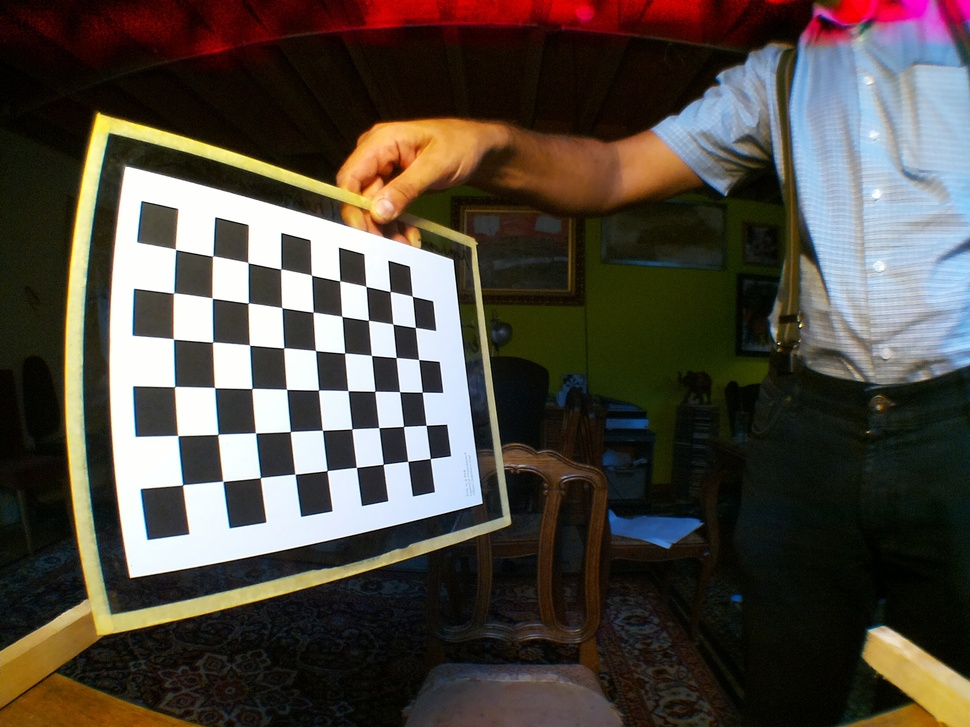
#> input picture camera_calibration/images/take2_picture_12.jpg, 970 x 727 px, shrunk from 2592 x 1944 before the run; its folder holds 4 pictures in this run
$ python calibrate.py
#> lines starting #> are read from the running program, lines starting #| are printed output that depends on the picture
# https://docs.opencv.org/3.0-beta/doc/py_tutorials/py_calib3d/py_calibration/py_calibration.html#calibration
# run as python3 calibrate.py
import numpy as np
import cv2
import glob

# termination criteria
criteria = (cv2.TERM_CRITERIA_EPS + cv2.TERM_CRITERIA_MAX_ITER, 30, 0.001)

# prepare object points, like (0,0,0), (1,0,0), (2,0,0) ....,(6,5,0)
objp = np.zeros((6*9,3), np.float32)
objp[:,:2] = np.mgrid[0:9,0:6].T.reshape(-1,2)

# Arrays to store object points and image points from all the images.
objpoints = [] # 3d point in real world space
imgpoints = [] # 2d points in image plane.

images = glob.glob('images/*.jpg')

_img_shape = None
for fname in images:
    img = cv2.imread(fname)
#> img is the input picture: shape (727, 970, 3); mean B, G, R 64.9, 72.8, 79.2

    if _img_shape == None:
        _img_shape = img.shape[:2]
    else:
        assert _img_shape == img.shape[:2], "All images must share the same size."
    gray = cv2.cvtColor(img,cv2.COLOR_BGR2GRAY)
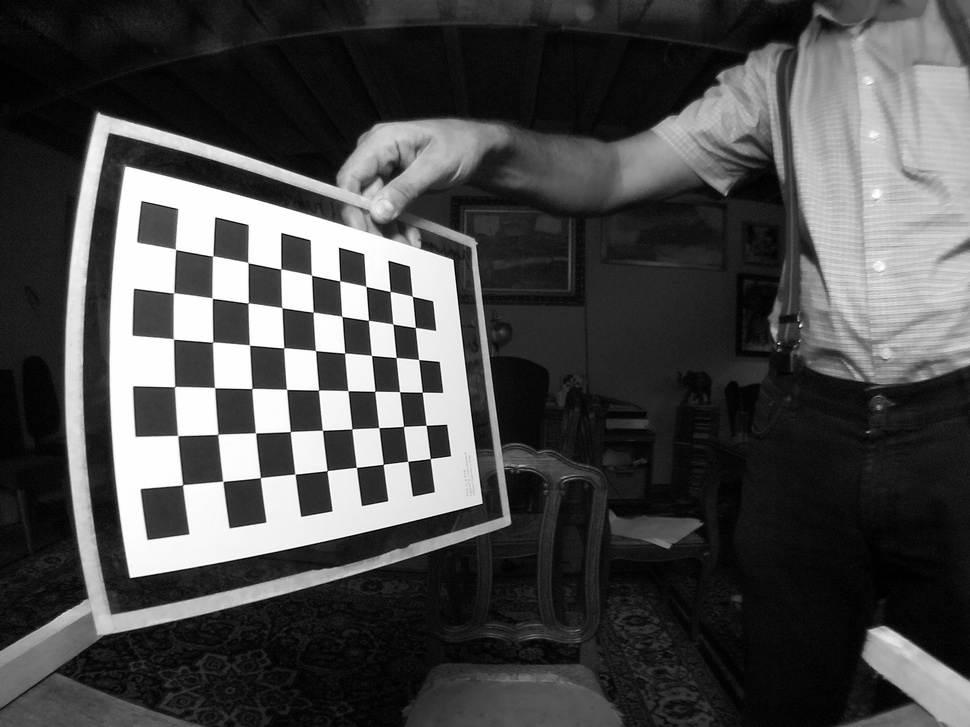
#> gray: shape (727, 970); min 0, max 255, mean 73.8

    # Find the chess board corners
    ret, corners = cv2.findChessboardCorners(gray, (9,6),None)
#> ret = True; corners = 54 rows, first 8: [175.7, 249.5], [212.6, 256], [248.2, 262.7], [280.8, 269.1], [311.6, 275.3], [339.7, 280.7], [366, 286.5], [390.1, 291.5]

    # If found, add object points, image points (after refining them)
    if ret == True:
        objpoints.append(objp)
        print("objpoints + " + str(np.array(objp).shape))

        cv2.cornerSubPix(gray,corners,(11,11),(-1,-1),criteria)
        imgpoints.append(corners)
        print("imgpoints + " + str(np.array(corners).shape))
#| imgpoints + (54, 1, 2)

        # Draw and display the corners
        #cv2.drawChessboardCorners(img, (7,6), corners, ret)
        #cv2.imshow('img',img)
        #cv2.waitKey(0)
    else:
        print("No chess board corners found")
#> pass 2 of the loop `for fname in images:`:
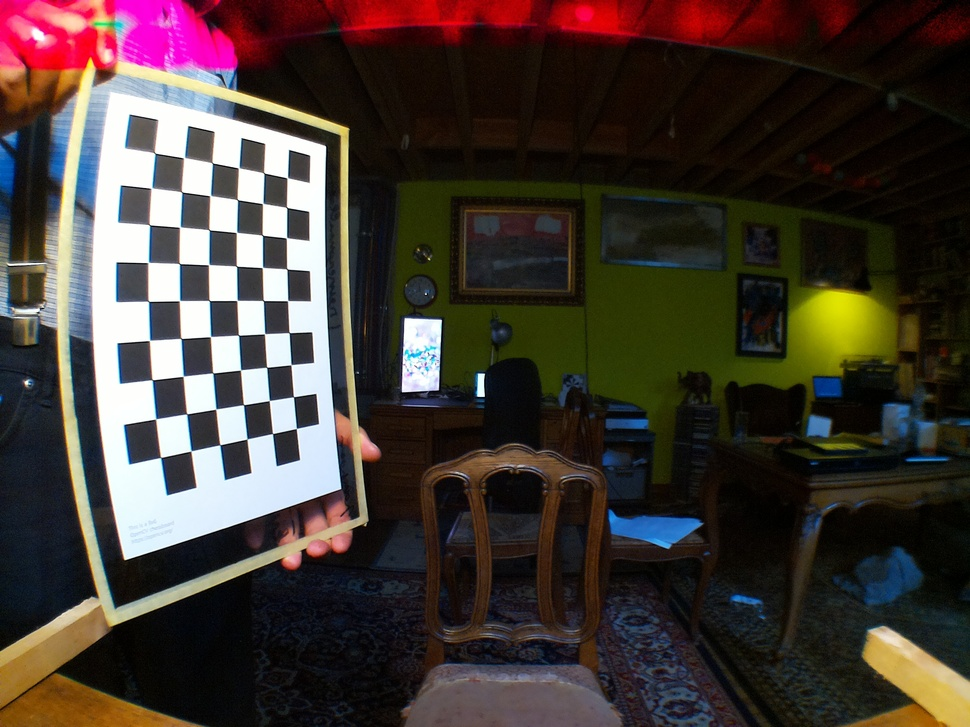
#> input picture camera_calibration/images/take3_picture_1.jpg, 970 x 727 px, shrunk from 2592 x 1944 before the run
#> img is the input picture: shape (727, 970, 3); mean B, G, R 52.7, 58.2, 68.5
#> `gray = cv2.cvtColor(img,cv2.COLOR_BGR2GRAY)`:
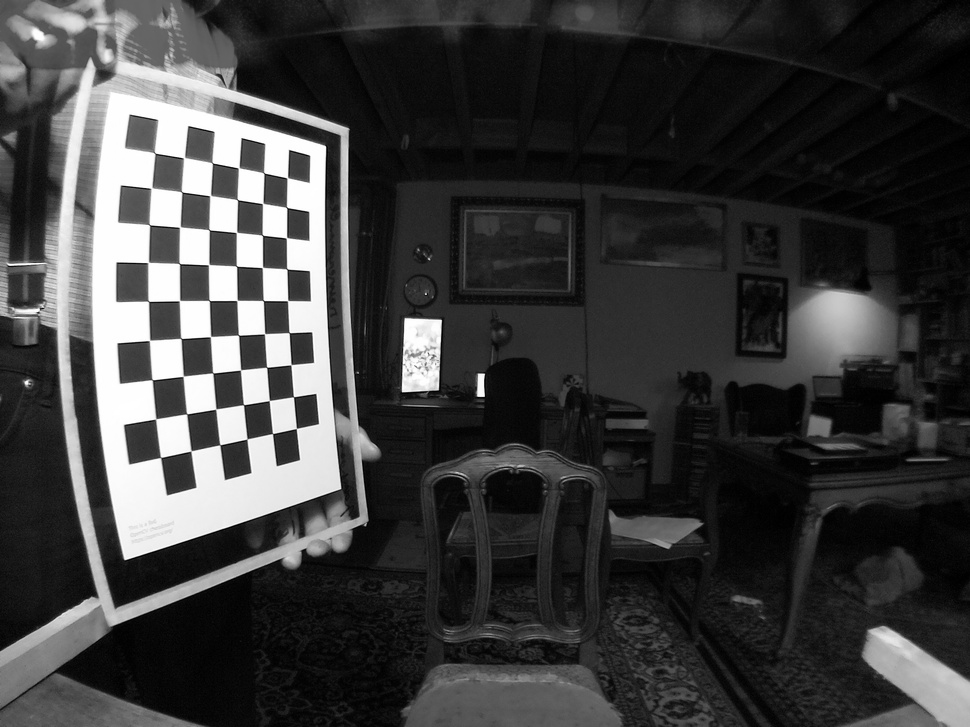
#> gray: shape (727, 970); min 0, max 255, mean 60.7
#> corners = 54 rows, first 8: [287.2, 177.7], [286.6, 207.4], [286.4, 237.7], [286.9, 268.9], [287.6, 300.6], [289.2, 332.6], [290.9, 364.7], [293.5, 396.7]
#| imgpoints + (54, 1, 2)
#> pass 3 of the loop `for fname in images:`:
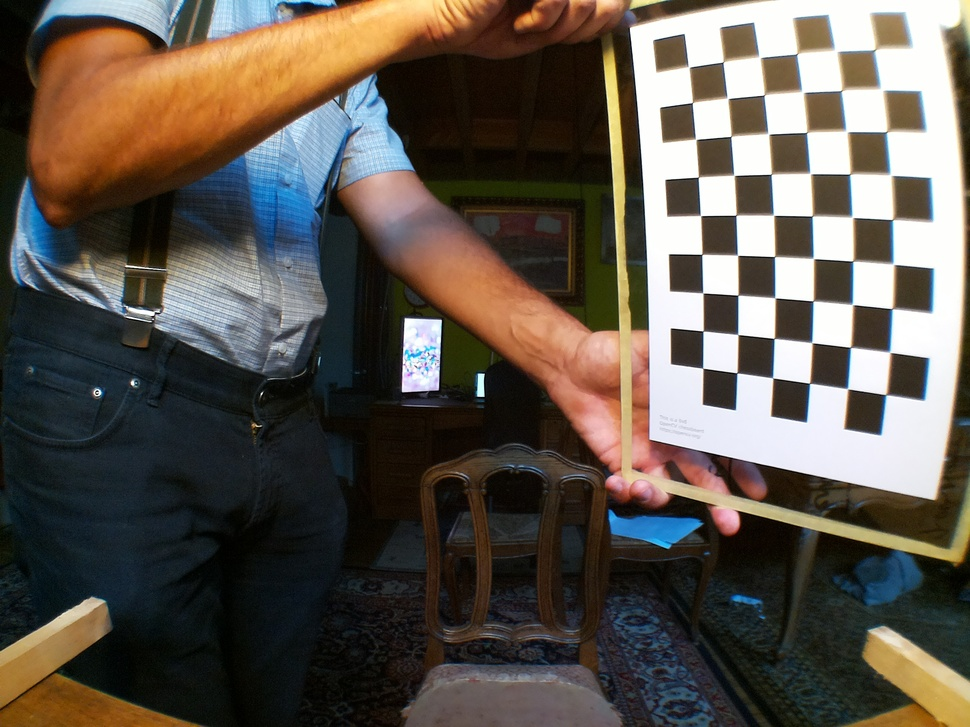
#> input picture camera_calibration/images/take3_picture_10.jpg, 970 x 727 px, shrunk from 2592 x 1944 before the run
#> img is the input picture: shape (727, 970, 3); mean B, G, R 77.7, 86.7, 94.4
#> `gray = cv2.cvtColor(img,cv2.COLOR_BGR2GRAY)`:
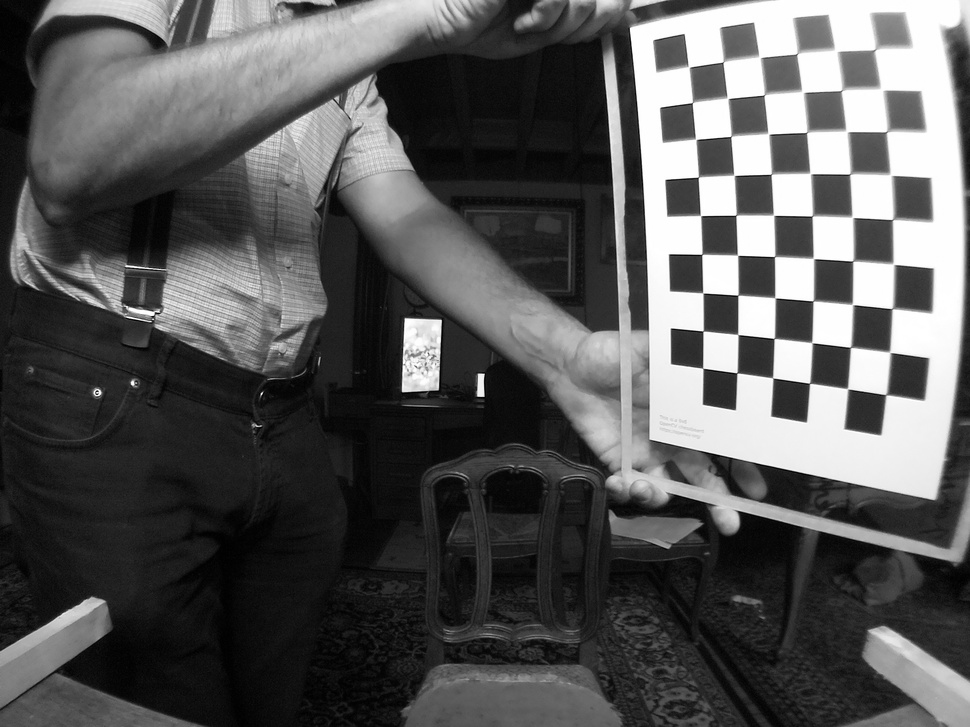
#> gray: shape (727, 970); min 0, max 255, mean 88
#> corners = 54 rows, first 8: [869, 53], [882, 87.5], [886.7, 131.5], [889.8, 173.9], [892.4, 219.6], [894.2, 264.5], [891.8, 308.7], [889.9, 352.3]
#| imgpoints + (54, 1, 2)
#> the loop made 4 passes; the first 3 are shown

cv2.destroyAllWindows()

print(np.array(objpoints).shape)
#| (4, 54, 3)
print(np.array(imgpoints).shape)
#| (4, 54, 1, 2)

ret, mtx, dist, rvecs, tvecs = cv2.calibrateCamera(objpoints, imgpoints, gray.shape[::-1],None,None)

print("DIM=" + str(_img_shape[::-1]))
#| DIM=(970, 727)
print("mtx=np.array(" + str(mtx.tolist()) + ")")
print("dist=np.array(" + str(dist.tolist()) + ")")
